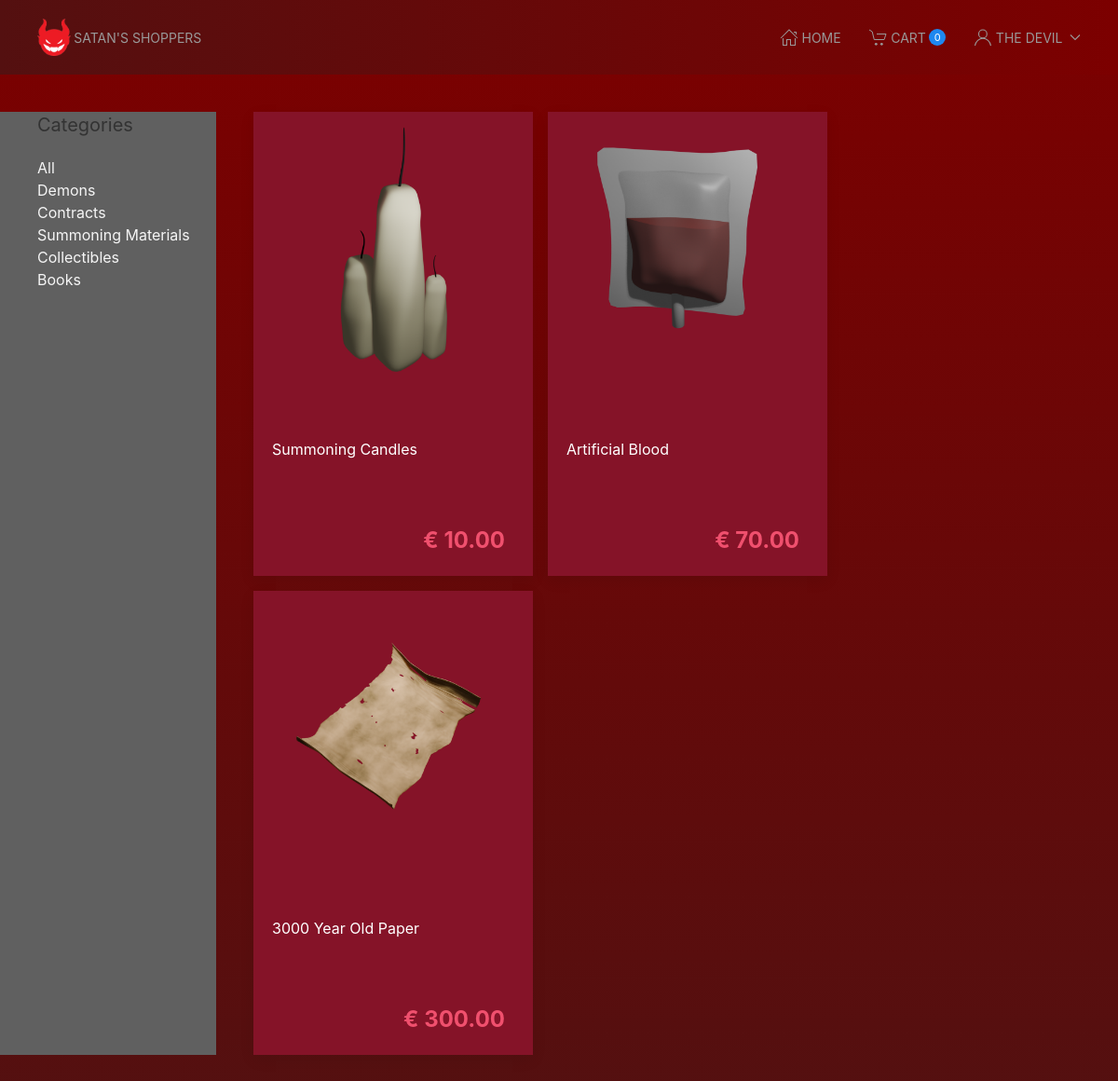
Page /dev/index.php?category=materials (signed in) on the committed database.
### tables this page shows
CREATE TABLE `products` (
  `id` int(11) NOT NULL,
  `price` decimal(6,2) NOT NULL,
  `name` varchar(255) NOT NULL,
  `description` varchar(255) NOT NULL,
  `image` varchar(255) NOT NULL,
  `category_id` int(255) NOT NULL
);

### dev/index.php (the view, shortened to what this page needs)
<?php
include_once("templates/head.inc.php");
$category="";
if($_GET['category'] == "materials"){
	$category="3";
}
if($category == ""){
	$statement = $conn->prepare("SELECT * FROM products");
	$statement->execute();
}
else{
	$statement = $conn->prepare("SELECT * FROM products WHERE category_id = ?");
	$statement->execute([$category]);
}
$products = $statement->fetchAll(PDO::FETCH_ASSOC);
?>
   <main class="uk-container uk-padding">
      <div class="uk-grid">
         <section class="uk-width-1-5">
            <h4>Categories</h4>
<a class="uk-link-text" href="?category=all">All</a>
<br>
<a class="uk-link-text" href="?category=demons">Demons</a>
<br>
<a class="uk-link-text" href="?category=contracts">Contracts</a>
<br>
<a class="uk-link-text" href="?category=materials">Summoning Materials</a>
<br>
<a class="uk-link-text" href="?category=collectibles">Collectibles</a>
<br>
<a class="uk-link-text" href="?category=books">Books</a>
         </section>
         <section class="uk-width-4-5">
            <div class="uk-flex uk-flex-home uk-flex-wrap">
            <?php foreach($products as $product): ?>
               <a class="product-card uk-card uk-card-home uk-card-default uk-card-small uk-card-hover"
                  href="product.php?id=<?= $product['id'] ?>">
                  <div class="uk-card-media-top uk-align-center">
                     <img src="<?= 'img/' . $product['image'] ?>" alt="" class="product-image uk-align-center">
                  </div>
                  <div class="uk-card-body uk-card-body-home">
                     <p class="product-card-p"><?= $product['name'] ?></p>
                     <p class="product-card-p uk-text-large uk-text-bold uk-text-danger uk-text-right">
                     &euro; <?= $product['price'] ?>
                     </p>
                  </div>
               </a>
            <?php endforeach; ?>
         </section>
<?php
include_once("templates/foot.inc.php");

### dev/css/style.css (style rules this page uses)
.product-image { width: 300px; height: 300px; }
.product-card, .product-card-p { text-decoration: none !important; color: #666; background-color: #760a1e; }
.uk-card-home, .uk-card-body-home { width: 300px; }
.uk-card-body-home > p { max-width: 250px; }
.uk-card-body-home > p:first-child { min-height: 72px; }
.uk-flex-home, .uk-cart-gap, .uk-card-body-gap { gap: 1rem; }
.product-card-p { background-color: #851328; color:white; }
.product-card { background-color: #851328; }

### rows in the picture
products: image (picture), name "Summoning Candles", price "10.00"
products: image (picture), name "Artificial Blood", price "70.00"
products: image (picture), name "3000 Year Old Paper", price "300.00"

### other values in the picture
$total_products['SUM(amount)'] "0"
$_SESSION["username"] "THE DEVIL"
